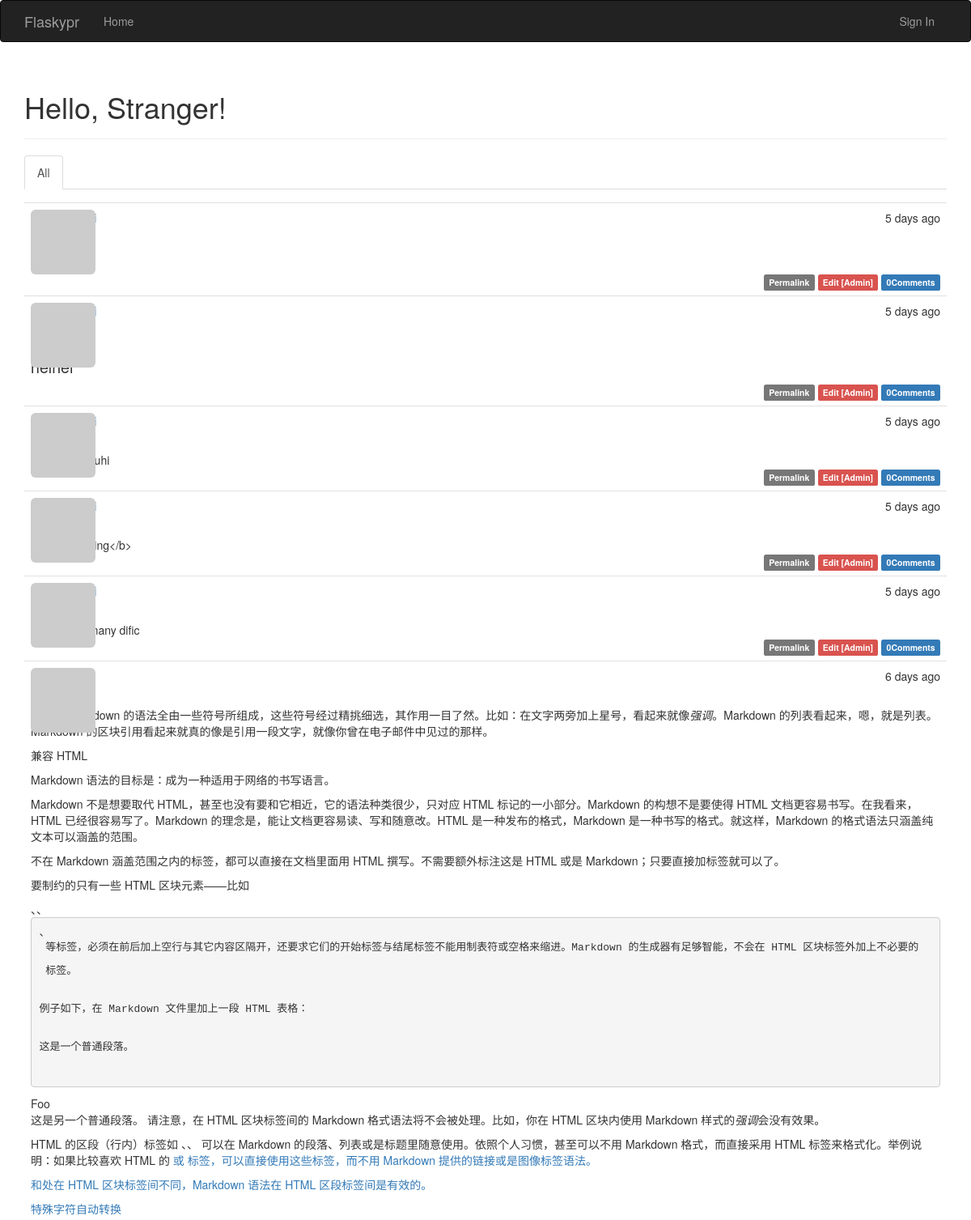
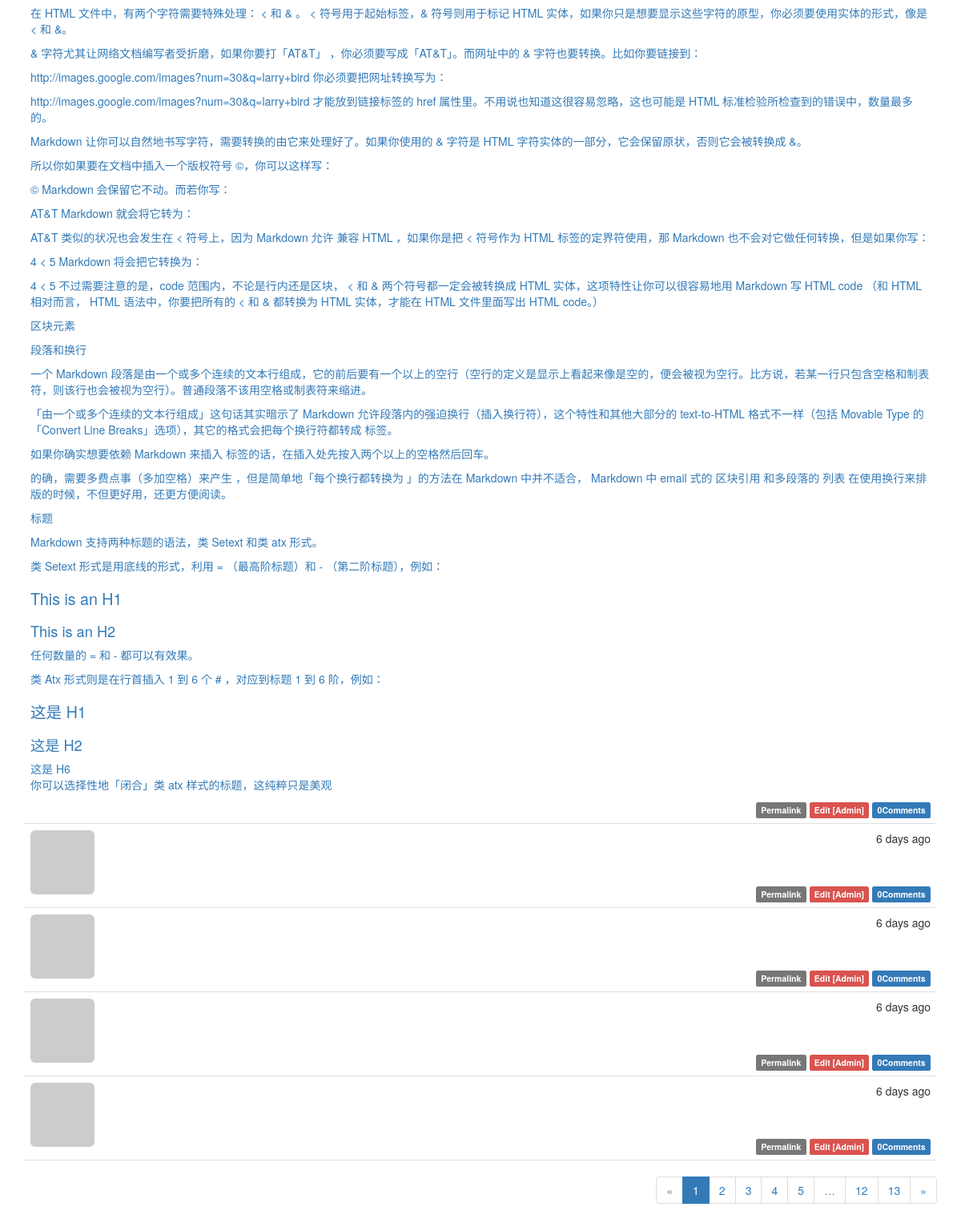
The app's page /, older data (2 pictures, top to bottom).
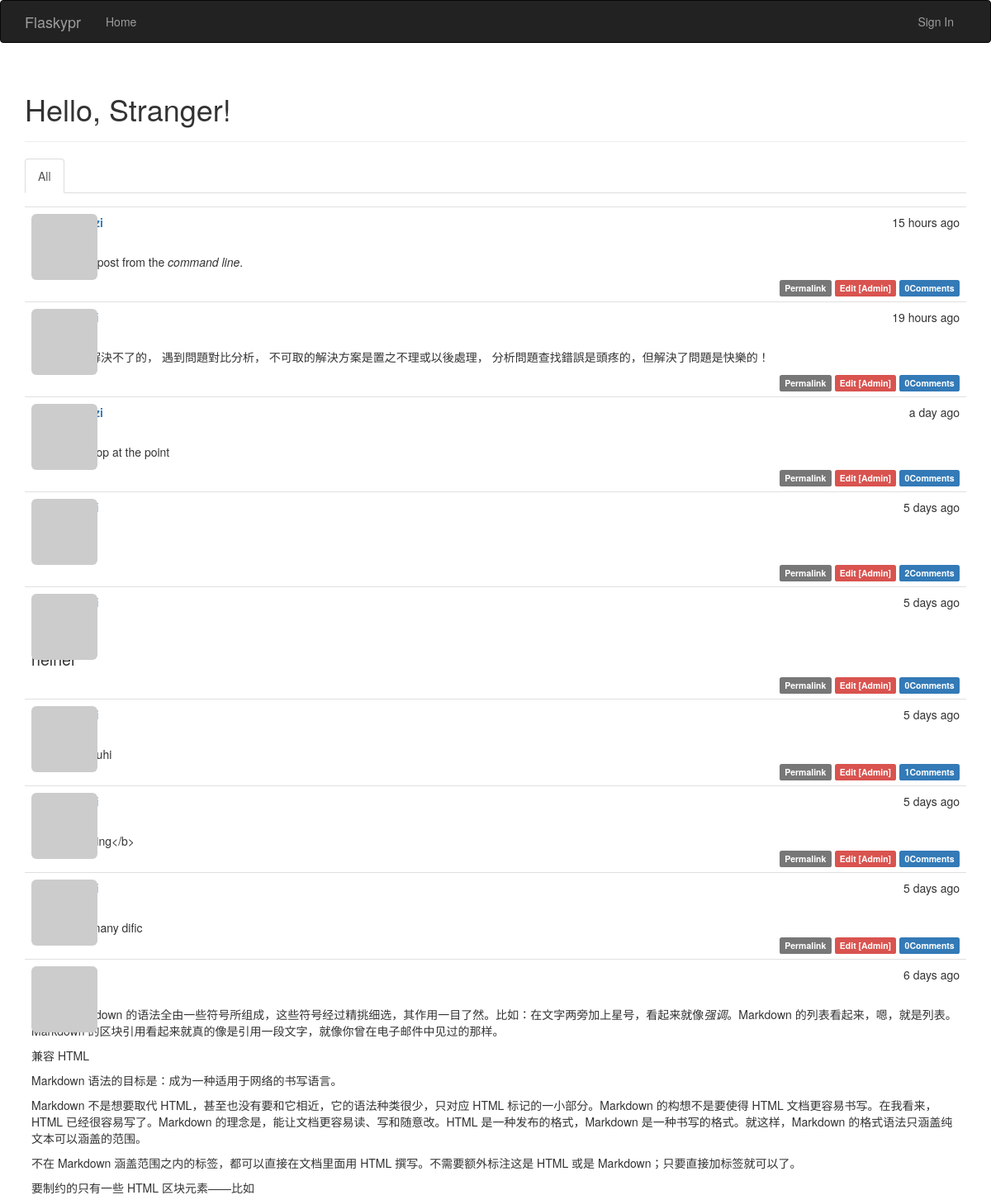
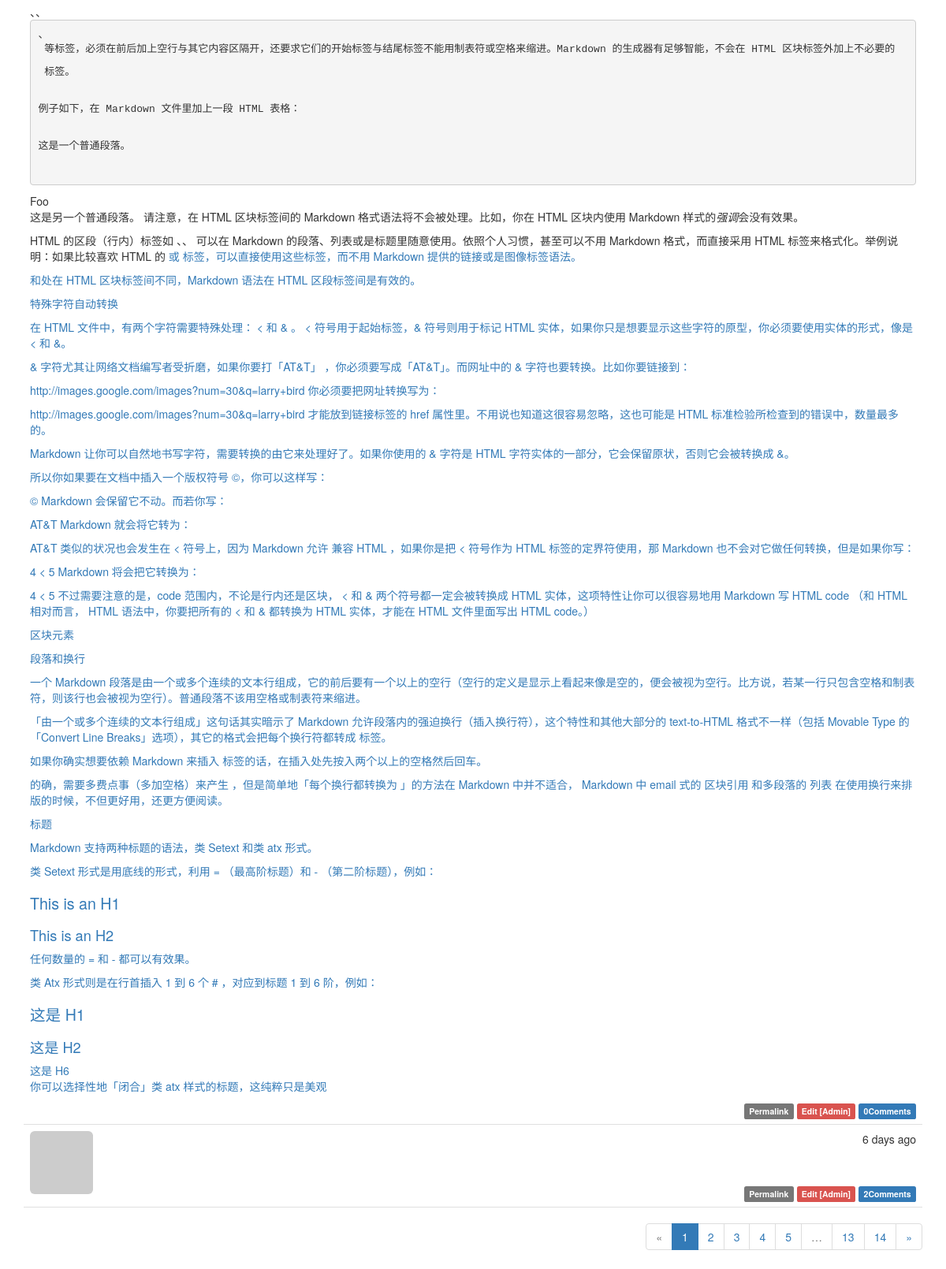
The same page, newer data (2 pictures, top to bottom).
### app/models.py (models this page shows, shortened)
class Post(db.Model):
    __tablename__ = 'posts'
    id = db.Column(db.Integer, primary_key=True)
    body = db.Column(db.Text)
    timestamp = db.Column(db.DateTime, index=True, default=datetime.datetime.utcnow)
    author_id = db.Column(db.Integer, db.ForeignKey('users.id'))
    body_html = db.Column(db.Text)
    comments = db.relationship('Comment', backref='post', lazy='dynamic')

### app/main/views.py (the view)
@main.route('/', methods=['GET', 'POST'])
def index():
    form = PostForm()
    if current_user.can(Permission.WRITE_ARTICLES) and \
        form.validate_on_submit():
        post = Post(body=form.body.data,
                    author=current_user._get_current_object())
        db.session.add(post)
        return redirect(url_for('.index'))
    page = request.args.get('page', 1, type=int)
    show_followed = False
    if current_user.is_authenticated:
        show_followed = bool(request.cookies.get('show_followed', ''))
    if show_followed:
        query = current_user.followed_posts
    else:
        query = Post.query
    pagination = query.order_by(Post.timestamp.desc()).paginate(
        page, per_page=int(current_app.config['FLASKY_POSTS_PER_PAGE']),
        error_out=False)
    posts = pagination.items
    return render_template('index.html', form=form, posts=posts, pagination=pagination)

### app/auth/views.py (called while the page is built)
@auth.before_app_request
def before_request():
    if current_user.is_authenticated:
        current_user.ping()
        if not current_user.confirmed \
            and request.endpoint[:5] != 'auth.'\
                and request.endpoint != 'static':
            return redirect(url_for('auth.unconfirmed'))

### app/main/__init__.py (called while the page is built)
@main.app_context_processor
def inject_permissions():
    return dict(Permission=Permission)

### app/main/views.py (called while the page is built)
@main.after_app_request
def after_request(response):
    for query in get_debug_queries():
        if query.duration >= current_app.config['FLASK_SLOW_DB_QUERY_TIME']:
            current_app.logger.warning(
                "Slow query: %s\nParameters: %s\nDuration: %fs\nContext: %s\n" %(
                    query.statement, query.parameters, query.duration, query.context))
    return response

### app/models.py (called while the page is built)
    def can(self, permissions):
        return False

### app/templates/index.html (shortened to what this page needs)
{% extends "base.html" %}
{% import "bootstrap/wtf.html" as wtf %}
{% import "_macros.html" as macros %}
{% block page_content %}
<div class="page-header">
    <h1>Hello, {% if current_user.is_authenticated %}{{ current_user.username }}{% else %}Stranger{% endif %}!</h1>
</div>
<div class="post-tabs">
    <ul class="nav nav-tabs">
        <li{% if not show_followed %} class="active"{% endif %}><a href="{{ url_for('.show_all') }}">All</a></li>
    </ul>
    {% include '_posts.html' %}
</div>
<div class="pagination">
    {{ macros.pagination_widget(pagination, '.index') }}
</div>
{% endblock %}

### app/templates/_posts.html
<ul class="posts">
    {% for post in posts %}
    <li class="post">
        <div class="post-thumbnail">
            <a href="{{ url_for('.user', username=post.author.username) }}">
                <img class="img-rounded profile-thumbnail" src="{{ post.author.gravatar(size=40) }}">
            </a>
        </div>
        <div class="post-content">
            <div class="post-date">{{ moment(post.timestamp).fromNow() }}</div>
            <div class="post-author"><a href="{{ url_for('.user', username=post.author.username) }}">{{ post.author.username }}</a></div>
        </div>
        <div class="post-body">
            {% if post.body_html %}
            {{ post.body_html | safe }}
            {% else %}
                {{ post.body }}
            {% endif %}
        </div>
        <div class="post-footer">
            <a href="{{ url_for('.post', id=post.id) }}">
                <span class="label label-default">Permalink</span>
            </a>
            {% if current_user == post.author %}
            <a href="url_for('.edit', id=post.id)">
                <span class="label label-primary">Edit</span>
            </a>
            {% elif current_user.is_administrator %}
            <a href="{{ url_for('.edit', id=post.id) }}">
                <span class="label label-danger">Edit [Admin]</span>
            </a>
            {% endif %}
             <a href="{{ url_for('.post', id=post.id) }}#comments">
                <span class="label label-primary">{{ post.comments.count()  }}Comments</span>
            </a>
        </div>
    </li>
    {% endfor %}
</ul>

Row changes from the older to the newer data that the page shows:
no longer on this page (row unchanged): Post: timestamp "6 days ago", comments.count "0"
no longer on this page (row unchanged): Post: timestamp "6 days ago", comments.count "0"
no longer on this page (row unchanged): Post: timestamp "6 days ago", comments.count "0"
added Post: timestamp "15 hours ago", body_html "I'm adding a post from the command line .", comments.count "0"
added Post: timestamp "19 hours ago", body_html "沒有什麼是解決不了的， 遇到問題對比分析， 不可取的解決方案是置之不理或以後處理， 分析問題查找錯誤是頭疼的，但解決了問題是快樂的！", comments.count "0"
added Post: timestamp "a day ago", body_html "it's hard to stop at the point", comments.count "0"
computed for Post (number 4 of 10 on the later page): comments.count "0" → "2"
computed for Post (number 6 of 10 on the later page): comments.count "0" → "1"
computed for Post (number 10 of 10 on the later page): comments.count "0" → "2"
Text that changed along with them:
new list line: "14"
list line gone: "12"
